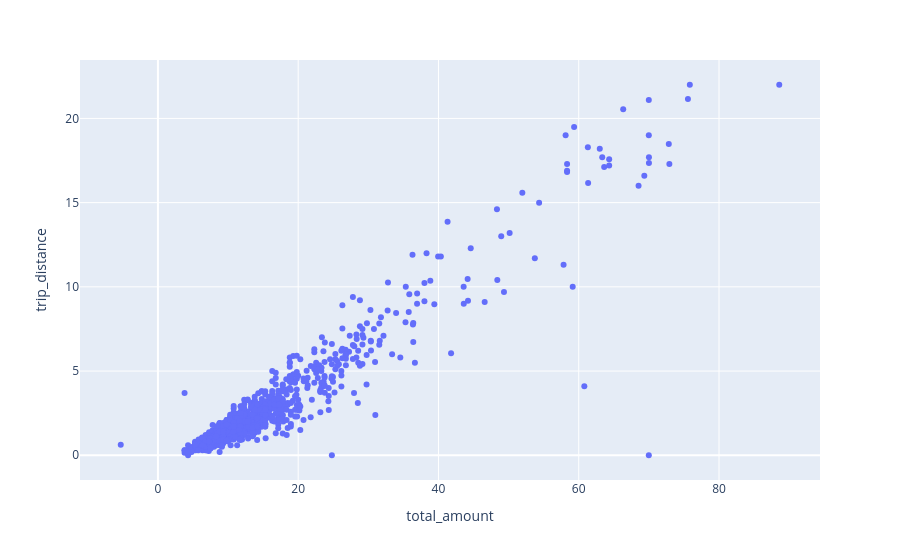

Here is the notebook cell this chart was saved with:
### Markdown cell above
<a class="anchor" id="2">

### **Plot 2 - Scatter: `total_amount` vs `trip_distance`**
</a>

The most fundamental check in a taxi dataset, fare should increase with distance. A weak or noisy relationship signals data quality issues such as meter errors, fixed-rate trips, or fraud.

### Code cell
df_taxi_all.plot.scatter(x="total_amount", y="trip_distance")

### Figure 1 — Plotly figure (JSON) as saved in the notebook; plotly's stock layout.template omitted (floating-point values rounded to 4 significant figures; data arrays with more than 128 entries replaced by an {"elided": "..."} marker saying what was removed)
{"data": [{"hovertemplate": "total_amount=%{x}<br>trip_distance=%{y}<extra></extra>", "legendgroup": "", "marker": {"color": "#636efa", "symbol": "circle"}, "mode": "markers", "name": "", "orientation": "v", "showlegend": false, "type": "scatter", "x": {"elided": "1000 float values"}, "xaxis": "x", "y": {"elided": "1000 float values"}, "yaxis": "y"}], "layout": {"legend": {"tracegroupgap": 0}, "margin": {"t": 60}, "xaxis": {"anchor": "y", "domain": [0, 1], "title": {"text": "total_amount"}}, "yaxis": {"anchor": "x", "domain": [0, 1], "title": {"text": "trip_distance"}}}}
